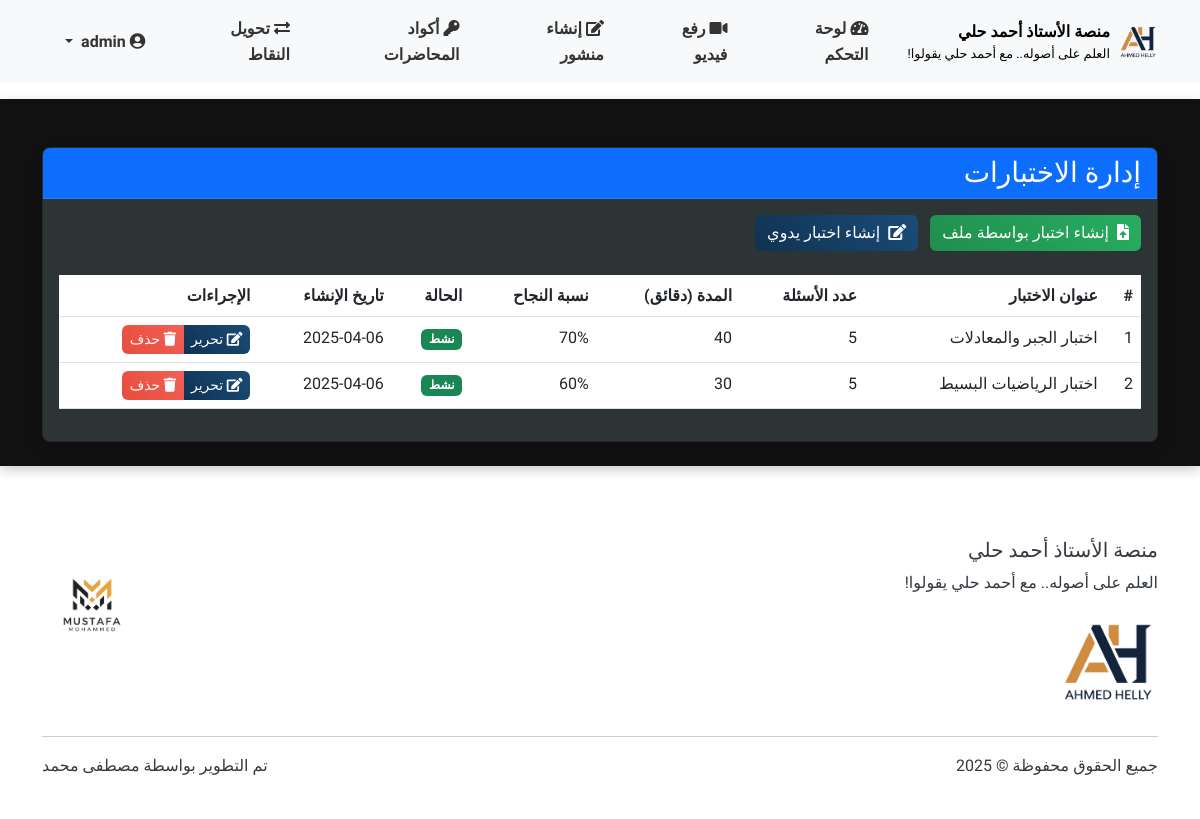
Screenshot of /admin/tests (signed in) with the database file from the repository.
### models.py (models this page shows, shortened)
class User(UserMixin, db.Model):
    __tablename__ = 'users'
    id = db.Column(db.Integer, primary_key=True)
    username = db.Column(db.String(64), unique=True, nullable=False)
    full_name = db.Column(db.String(100), nullable=True)  # الاسم الثلاثي
    email = db.Column(db.String(100), nullable=True)  # البريد الإلكتروني للاستعادة
    phone = db.Column(db.String(20), nullable=True)   # رقم الهاتف للاستعادة
    password_hash = db.Column(db.String(256), nullable=False)
    role = db.Column(db.String(20), nullable=False)  # 'admin' or 'student'
    points = db.Column(db.Integer, default=0)  # نقاط المحفظة
    reset_token = db.Column(db.String(100), nullable=True)  # رمز استعادة كلمة المرور
    reset_token_expiry = db.Column(db.DateTime, nullable=True)  # تاريخ انتهاء صلاحية الرمز
    created_at = db.Column(db.DateTime, default=datetime.utcnow)  # تاريخ إنشاء الحساب
    videos = db.relationship('Video', backref='uploader', lazy='dynamic')
    comments = db.relationship('Comment', backref='author', lazy='dynamic')
    posts = db.relationship('Post', backref='author', lazy='dynamic')
    video_views = db.relationship('VideoView', backref='viewer', lazy='dynamic')
    def is_admin(self):
        return self.role == 'admin'

class Test(db.Model):
    __tablename__ = 'tests'
    id = db.Column(db.Integer, primary_key=True)
    title = db.Column(db.String(100), nullable=False)
    description = db.Column(db.Text, nullable=True)
    created_by = db.Column(db.Integer, db.ForeignKey('users.id'), nullable=False)
    created_at = db.Column(db.DateTime, default=datetime.utcnow)
    is_active = db.Column(db.Boolean, default=True)
    time_limit_minutes = db.Column(db.Integer, default=30)  # Time limit in minutes
    passing_score = db.Column(db.Integer, default=60)  # Passing score percentage
    questions = db.relationship('TestQuestion', backref='test', lazy='dynamic', cascade='all, delete-orphan')
    attempts = db.relationship('TestAttempt', backref='test', lazy='dynamic')
    creator = db.relationship('User', backref=db.backref('created_tests', lazy='dynamic'))

### routes.py (the view)
@admin_bp.route('/tests')
@login_required
def manage_tests():
    if not current_user.is_admin():
        abort(403)
    tests = Test.query.order_by(Test.created_at.desc()).all()
    return render_template('admin/tests.html', tests=tests)

### app.py (called while the page is built)
    @login_manager.user_loader
    def load_user(user_id):
        return User.query.get(int(user_id))

### routes.py (called while the page is built)
@app.context_processor
def inject_now():
    return {'now': datetime.now()}

### templates/admin/tests.html (shortened to what this page needs)
{% extends 'base.html' %}
{% block content %}
<div class="container mt-4">
    <div class="row">
        <div class="col-md-12">
            <div class="card shadow">
                <div class="card-header bg-primary text-white">
                    <h3 class="card-title mb-0">إدارة الاختبارات</h3>
                </div>
                <div class="card-body">
                    <div class="mb-4">
                        <a href="{{ url_for('admin_tests.create_test') }}" class="btn btn-success me-2">
                            <i class="fas fa-file-upload me-1"></i> إنشاء اختبار بواسطة ملف
                        </a>
                        <a href="{{ url_for('admin_tests.create_manual_test') }}" class="btn btn-primary">
                            <i class="fas fa-edit me-1"></i> إنشاء اختبار يدوي
                        </a>
                    </div>
                    {% if tests %}
                        <div class="table-responsive">
                            <table class="table table-hover">
                                <thead>
                                    <tr>
                                        <th>#</th>
                                        <th>عنوان الاختبار</th>
                                        <th>عدد الأسئلة</th>
                                        <th>المدة (دقائق)</th>
                                        <th>نسبة النجاح</th>
                                        <th>الحالة</th>
                                        <th>تاريخ الإنشاء</th>
                                        <th>الإجراءات</th>
                                    </tr>
                                </thead>
                                <tbody>
                                    {% for test in tests %}
                                        <tr>
                                            <td>{{ loop.index }}</td>
                                            <td>{{ test.title }}</td>
                                            <td>{{ test.questions.count() }}</td>
                                            <td>{{ test.time_limit_minutes }}</td>
                                            <td>{{ test.passing_score }}%</td>
                                            <td>
                                                {% if test.is_active %}
                                                    <span class="badge bg-success">نشط</span>
                                                {% else %}
                                                    <span class="badge bg-secondary">غير نشط</span>
                                                {% endif %}
                                            </td>
                                            <td>{{ test.created_at.strftime('%Y-%m-%d') }}</td>
                                            <td>
                                                <div class="btn-group" role="group">
                                                    <a href="{{ url_for('admin_tests.edit_test', test_id=test.id) }}" class="btn btn-sm btn-primary">
                                                        <i class="fas fa-edit"></i> تحرير
                                                    </a>
                                                    <button type="button" class="btn btn-sm btn-danger" data-bs-toggle="modal" data-bs-target="#deleteModal{{ test.id }}">
                                                        <i class="fas fa-trash"></i> حذف
                                                    </button>
                                                </div>
                                            </td>
                                        </tr>
                                    {% endfor %}
                                </tbody>
                            </table>
                        </div>
                    {% else %}
                        <div class="alert alert-info">
                            <i class="fas fa-info-circle"></i>
                            لا توجد اختبارات مضافة بعد. يمكنك إنشاء اختبار جديد باستخدام الزر أعلاه.
                        </div>
                    {% endif %}
                </div>
            </div>
        </div>
    </div>
</div>
{% endblock %}

### templates/base.html (shortened to what this page needs)
<!DOCTYPE html>
<html lang="ar" dir="rtl">
<head>
    <link rel="stylesheet" href="https://cdnjs.cloudflare.com/ajax/libs/font-awesome/5.15.4/css/all.min.css">
    <link rel="stylesheet" href="https://cdn.jsdelivr.net/npm/bootstrap@5.3.0/dist/css/bootstrap.rtl.min.css">
    <link rel="stylesheet" href="{{ url_for('static', filename='css/style.css') }}">
</head>
<body>
    <header>
        <nav class="navbar navbar-expand-lg navbar-light bg-light sticky-top">
            <div class="container">
                <a class="navbar-brand d-flex align-items-center" href="{{ url_for('main.index') }}">
                    <img src="{{ url_for('static', filename='img/ahmed-helly-logo.png') }}" alt="شعار المنصة" height="50">
                    <div class="ms-2 d-flex flex-column">
                        <span style="font-size: 1rem; color: #000; font-weight: bold;">منصة الأستاذ أحمد حلي</span>
                        <small class="d-none d-md-block" style="font-size: 0.8rem; color: #000;">العلم على أصوله.. مع أحمد حلي يقولوا!</small>
                    </div>
                </a>
                <div class="collapse navbar-collapse navbar-custom" id="navbarNav">
                    <ul class="navbar-nav">
                        {% if current_user.is_authenticated %}
                            {% if current_user.role == 'admin' %}
                                <li class="nav-item">
                                    <a class="nav-link {% if request.path.startswith('/admin/dashboard') %}active{% endif %}" href="{{ url_for('admin.dashboard') }}">
                                        <i class="fas fa-tachometer-alt"></i> لوحة التحكم
                                    </a>
                                </li>
                                <li class="nav-item">
                                    <a class="nav-link {% if request.path.startswith('/admin/upload_video') %}active{% endif %}" href="{{ url_for('admin.upload_video') }}">
                                        <i class="fas fa-video"></i> رفع فيديو
                                    </a>
                                </li>
                                <li class="nav-item">
                                    <a class="nav-link {% if request.path.startswith('/admin/create_post') %}active{% endif %}" href="{{ url_for('admin.create_post') }}">
                                        <i class="fas fa-edit"></i> إنشاء منشور
                                    </a>
                                </li>
                                <li class="nav-item">
                                    <a class="nav-link {% if request.path.startswith('/admin/lecture_codes') %}active{% endif %}" href="{{ url_for('admin.lecture_codes') }}">
                                        <i class="fas fa-key"></i> أكواد المحاضرات
                                    </a>
                                </li>
                                <li class="nav-item">
                                    <a class="nav-link {% if request.path.startswith('/admin/transfer_points') %}active{% endif %}" href="{{ url_for('admin.transfer_points') }}">
                                        <i class="fas fa-exchange-alt"></i> تحويل النقاط
                                    </a>
                                </li>
                            {% endif %}
                        {% endif %}
                    </ul>
                    {% if current_user.is_authenticated %}
                    <ul class="navbar-nav ms-auto">
                        <li class="nav-item dropdown">
                            <a class="nav-link dropdown-toggle" href="#" id="navbarDropdown" role="button"
                               data-bs-toggle="dropdown" aria-expanded="false">
                                <i class="fas fa-user-circle"></i>
                                {{ current_user.username }}
                            </a>
                        </li>
                    </ul>
                    {% endif %}
                </div>
            </div>
        </nav>
    </header>
    <main class="py-4">
        {% block content %}{% endblock %}
    </main>
        <footer class="bg-white py-4 mt-5">
        <div class="container">
            <div class="row">
                <div class="col-md-6">
                    <h5>منصة الأستاذ أحمد حلي</h5>
                    <p>العلم على أصوله.. مع أحمد حلي يقولوا!</p>
                    <img src="{{ url_for('static', filename='img/ahmed-helly-logo.png') }}" alt="شعار المستر" height="100" class="mb-2">
                </div>
                <div class="col-md-6 text-md-end">
                    <div class="mt-3">
                        <img src="{{ url_for('static', filename='img/mustafa-logo.png') }}" alt="شعار مصطفى محمد" height="100" class="mb-2">
                    </div>
                </div>
            </div>
            <hr>
            <div class="row">
                <div class="col-md-6">
                    <p>جميع الحقوق محفوظة &copy; 2025</p>
                </div>
                <div class="col-md-6 text-md-end">
                    <p>تم التطوير بواسطة <a href="https://www.linkedin.com/in/mstafamohamed/" target="_blank">مصطفى محمد</a></p>
                </div>
            </div>
        </div>
    </footer>
</body>
</html>

### static/css/style.css (style rules this page uses)
:root { --primary-color: #1a4c78; --primary-light: #2c6ca8; --primary-dark: #0f3251; --secondary-color: #27ae60; --secondary-light: #4cc482; --secondary-dark: #208e4e; --accent-color: #e67e22; --accent-light: #f4a261; --accent-dark: #c26620; --danger-color: #e74c3c; --text-light: #f8f9fa; --text-dark: #343a40; --bg-light: #ffffff; --bg-dark: #111111; --bg-card: #2d3436; --bg-card-dark: #222; --header-height: 80px; }
body { direction: rtl; text-align: right; font-family: 'Tajawal', 'Segoe UI', Tahoma, Geneva, Verdana, sans-serif; line-height: 1.6; color: #333; background-color: var(--bg-light); transition: background-color 0.3s ease; display: flex; flex-direction: column; min-height: 100vh; }
main { background-color: var(--bg-dark); color: var(--text-light); border-radius: 0; box-shadow: 0 4px 12px rgba(0,0,0,0.2); padding: 20px 0; flex: 1; }
header, footer { background-color: var(--bg-light); color: var(--text-dark); }
.navbar-custom .nav-link { color: var(--text-dark) !important; margin-right: 15px; padding: 8px 15px; border-radius: 5px; transition: all 0.3s ease; font-weight: bold; }
.card { animation: fadeIn 0.6s ease-out; border-radius: 8px; overflow: hidden; box-shadow: 0 4px 12px rgba(0,0,0,0.1); transition: all 0.3s ease; background-color: var(--bg-card); color: var(--text-light); }
.card .card-header { background-color: var(--bg-card-dark); color: var(--text-light); border-bottom: 1px solid rgba(255,255,255,0.1); }
.btn { transition: all 0.3s ease; border-radius: 6px; font-weight: 500; }
.btn-primary { background: linear-gradient(45deg, var(--primary-dark), var(--primary-color)); border: none; }
.btn-success { background: linear-gradient(45deg, var(--secondary-dark), var(--secondary-color)); border: none; }
.btn-danger { background: linear-gradient(45deg, var(--danger-color), #f16156); border: none; }
footer { background-color: var(--bg-light); color: var(--text-dark); padding: 2rem 0; }
footer a { color: var(--text-dark); text-decoration: none; transition: all 0.3s ease; }
.navbar-brand img { max-height: 40px; }
.navbar-custom .nav-link { font-weight: bold; }

### templates/base.html (style rules this page uses)
body { font-family: 'Tajawal', sans-serif; }
.navbar-custom .nav-link { color: #333 !important; margin-left: 15px; font-weight: bold; }

### rows the page displays
User: username "admin"
Test: title "اختبار الجبر والمعادلات", questions.count "5", time_limit_minutes "40", passing_score "70", is_active "نشط", created_at "2025-04-06"
Test: title "اختبار الرياضيات البسيط", questions.count "5", time_limit_minutes "30", passing_score "60", is_active "نشط", created_at "2025-04-06"
